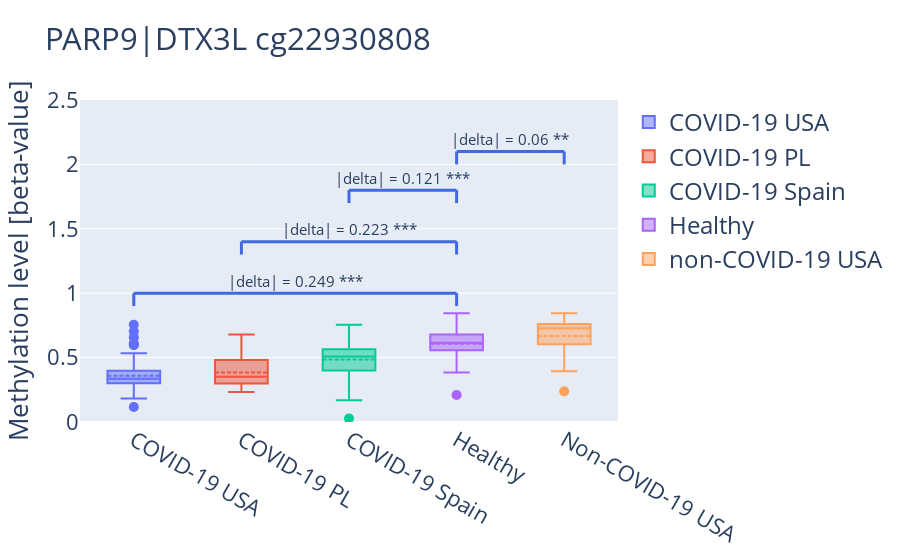
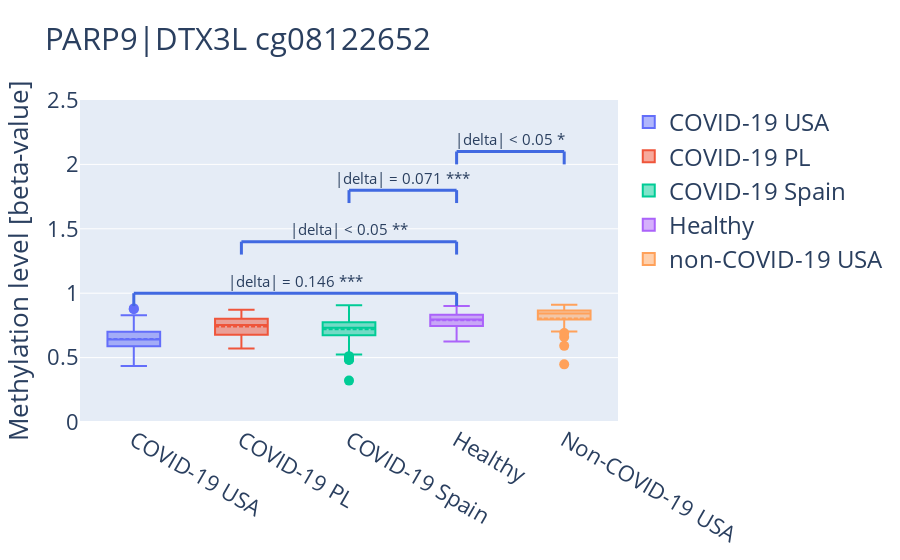
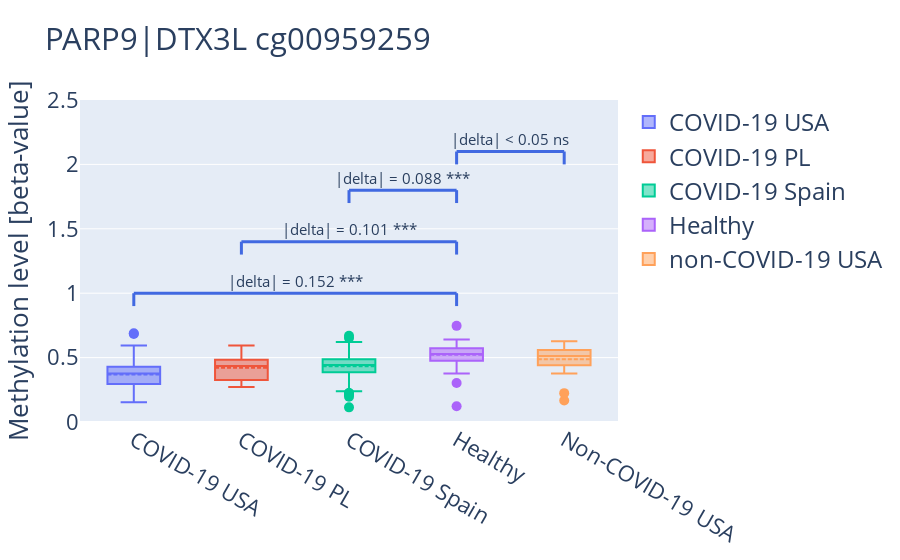
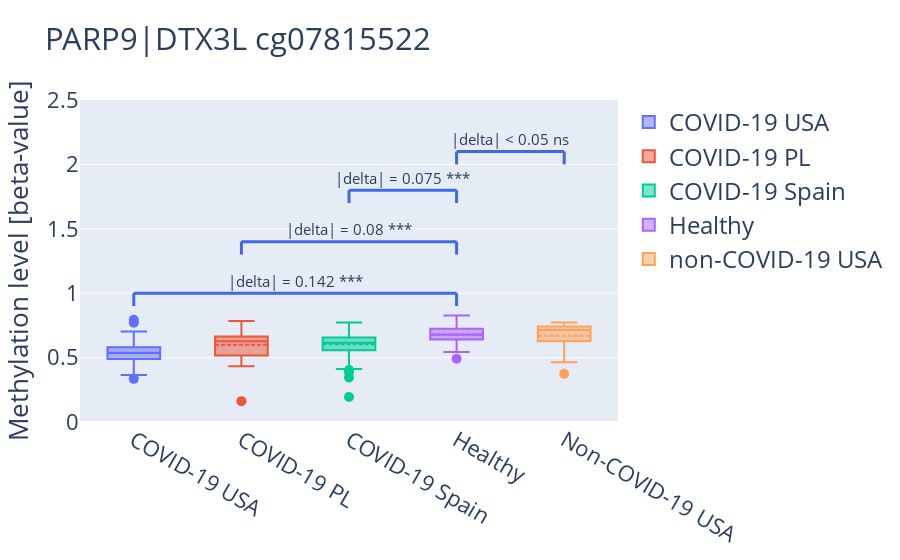

The notebook cell saved with these charts, in order:
### Code cell
for gene, probe in probes_to_check.items():

    # Load beta-values for specific CpG in COVID PL / USA / SPAIN / non-COVID and healthy controls
    met_usa = usa_mynorm.loc[probe].values.flatten()
    met_pl = pl_mynorm.loc[probe].values.flatten()
    met_spain = spain_mynorm.loc[probe].values.flatten()
    met_control = control_mynorm.loc[probe].values.flatten()
    met_control_non_covid = non_covid_control_mynorm.loc[probe].values.flatten()

    # Create figure object
    fig = go.Figure()

    # Add trace for USA samples
    fig.add_trace(
        go.Box(
            x=["COVID-19 USA"] * len(met_usa),
            y=met_usa,
            name="COVID-19 USA",
            boxmean=True,
        )
    )

    # Add trace for PL samples
    fig.add_trace(
        go.Box(
            x=["COVID-19 PL"] * len(met_pl),
            y=met_pl,
            name="COVID-19 PL",
            boxmean=True,
        )
    )

    # Add trace for Spain samples
    fig.add_trace(
        go.Box(
            x=["COVID-19 Spain"] * len(met_spain),
            y=met_spain,
            name="COVID-19 Spain",
            boxmean=True,
        )
    )

    # Add trace for healthy
    fig.add_trace(
        go.Box(
            x=["Healthy"] * len(met_control),
            y=met_control,
            name="Healthy",
            boxmean=True,
        )
    )

    # Add trace for non-covid-19
    fig.add_trace(
        go.Box(
            x=["Non-COVID-19 USA"] * len(met_control_non_covid),
            y=met_control_non_covid,
            name="non-COVID-19 USA",
            boxmean=True,
        )
    )
    fig.update_layout(
        title=f"{gene}",
        yaxis_title=f"Methylation level [beta-value]",
        legend_title="Legend",
        yaxis=dict(range=[0, 2.5], autorange=False),
        legend=dict(font=dict(size=24), title=""),
        font=dict(size=22),
    )

    # Add pvalue
    usa_control, delta_usa_control = test(met_usa, met_control)
    pl_control, delta_pl_control = test(met_pl, met_control)
    spain_control, delta_spain_control = test(met_spain, met_control)

    control_vs_noncovid, delta_control_vs_noncovid = test(
        met_control, met_control_non_covid
    )

    pvals = [usa_control, pl_control, spain_control, control_vs_noncovid]
    _, adj_pvals, _, _ = multipletests(pvals, method="fdr_bh")

    usa_control, pl_control, spain_control, control_vs_noncovid = adj_pvals

    fig = add_p_val(fig, usa_control, delta_usa_control, loc_x=(0, 3), loc_y=1)
    fig = add_p_val(fig, pl_control, delta_pl_control, loc_x=(1, 3), loc_y=1.4)
    fig = add_p_val(fig, spain_control, delta_spain_control, loc_x=(2, 3), loc_y=1.8)
    fig = add_p_val(
        fig, control_vs_noncovid, delta_control_vs_noncovid, loc_x=(3, 4), loc_y=2.1
    )

    fig.update_traces(marker=dict(size=10))

    fig.write_image(f"../Plots/MethTracks/{gene}.jpg")
    fig.show()

### Figure 1 — Plotly figure (JSON) as saved in the notebook; plotly's stock layout.template omitted (floating-point values rounded to 4 significant figures; data arrays with more than 128 entries replaced by an {"elided": "..."} marker saying what was removed)
{"data": [{"boxmean": true, "marker": {"size": 10}, "name": "COVID-19 USA", "type": "box", "x": ["COVID-19 USA", "COVID-19 USA", "COVID-19 USA", "COVID-19 USA", "COVID-19 USA", "COVID-19 USA", "COVID-19 USA", "COVID-19 USA", "COVID-19 USA", "COVID-19 USA", "COVID-19 USA", "COVID-19 USA", "COVID-19 USA", "COVID-19 USA", "COVID-19 USA", "COVID-19 USA", "COVID-19 USA", "COVID-19 USA", "COVID-19 USA", "COVID-19 USA", "COVID-19 USA", "COVID-19 USA", "COVID-19 USA", "COVID-19 USA", "COVID-19 USA", "COVID-19 USA", "COVID-19 USA", "COVID-19 USA", "COVID-19 USA", "COVID-19 USA", "COVID-19 USA", "COVID-19 USA", "COVID-19 USA", "COVID-19 USA", "COVID-19 USA", "COVID-19 USA", "COVID-19 USA", "COVID-19 USA", "COVID-19 USA", "COVID-19 USA", "COVID-19 USA", "COVID-19 USA", "COVID-19 USA", "COVID-19 USA", "COVID-19 USA", "COVID-19 USA", "COVID-19 USA", "COVID-19 USA", "COVID-19 USA", "COVID-19 USA", "COVID-19 USA", "COVID-19 USA", "COVID-19 USA", "COVID-19 USA", "COVID-19 USA", "COVID-19 USA", "COVID-19 USA", "COVID-19 USA", "COVID-19 USA", "COVID-19 USA", "COVID-19 USA", "COVID-19 USA", "COVID-19 USA", "COVID-19 USA", "COVID-19 USA", "COVID-19 USA", "COVID-19 USA", "COVID-19 USA", "COVID-19 USA", "COVID-19 USA", "COVID-19 USA", "COVID-19 USA", "COVID-19 USA", "COVID-19 USA", "COVID-19 USA", "COVID-19 USA", "COVID-19 USA", "COVID-19 USA", "COVID-19 USA", "COVID-19 USA", "COVID-19 USA", "COVID-19 USA", "COVID-19 USA", "COVID-19 USA", "COVID-19 USA", "COVID-19 USA", "COVID-19 USA", "COVID-19 USA", "COVID-19 USA", "COVID-19 USA", "COVID-19 USA", "COVID-19 USA", "COVID-19 USA", "COVID-19 USA", "COVID-19 USA", "COVID-19 USA", "COVID-19 USA", "COVID-19 USA", "COVID-19 USA", "COVID-19 USA", "COVID-19 USA", "COVID-19 USA"], "y": [0.427, 0.3522, 0.2955, 0.5138, 0.3748, 0.183, 0.3188, 0.3325, 0.3109, 0.4591, 0.4581, 0.2571, 0.2309, 0.284, 0.3641, 0.2978, 0.2796, 0.4259, 0.2641, 0.4721, 0.6568, 0.2622, 0.2617, 0.3182, 0.3861, 0.3624, 0.3658, 0.4227, 0.3553, 0.3314, 0.3197, 0.2917, 0.3123, 0.375, 0.2885, 0.3387, 0.3336, 0.3996, 0.7045, 0.2965, 0.3192, 0.3999, 0.3051, 0.3757, 0.3726, 0.5974, 0.3023, 0.5334, 0.7547, 0.5267, 0.3877, 0.3329, 0.4382, 0.2624, 0.3039, 0.2281, 0.3379, 0.3082, 0.3591, 0.4701, 0.3409, 0.3517, 0.2223, 0.3254, 0.4003, 0.3599, 0.3311, 0.5975, 0.3337, 0.3444, 0.3009, 0.3288, 0.2995, 0.2504, 0.4497, 0.2351, 0.2381, 0.4438, 0.3713, 0.3228, 0.4311, 0.3138, 0.3379, 0.4423, 0.3492, 0.3972, 0.2461, 0.3705, 0.306, 0.3563, 0.117, 0.2492, 0.4198, 0.3297, 0.3538, 0.2955, 0.6108, 0.3019, 0.392, 0.3042, 0.2917, 0.3249]}, {"boxmean": true, "marker": {"size": 10}, "name": "COVID-19 PL", "type": "box", "x": ["COVID-19 PL", "COVID-19 PL", "COVID-19 PL", "COVID-19 PL", "COVID-19 PL", "COVID-19 PL", "COVID-19 PL", "COVID-19 PL", "COVID-19 PL", "COVID-19 PL", "COVID-19 PL", "COVID-19 PL", "COVID-19 PL", "COVID-19 PL", "COVID-19 PL", "COVID-19 PL", "COVID-19 PL", "COVID-19 PL", "COVID-19 PL", "COVID-19 PL", "COVID-19 PL", "COVID-19 PL", "COVID-19 PL", "COVID-19 PL", "COVID-19 PL", "COVID-19 PL", "COVID-19 PL", "COVID-19 PL", "COVID-19 PL", "COVID-19 PL", "COVID-19 PL", "COVID-19 PL"], "y": [0.5489, 0.3108, 0.6019, 0.269, 0.2729, 0.2618, 0.2551, 0.5258, 0.3836, 0.3303, 0.2989, 0.4202, 0.2459, 0.5097, 0.6022, 0.3711, 0.4485, 0.4738, 0.4902, 0.3016, 0.3013, 0.3039, 0.2983, 0.373, 0.6801, 0.303, 0.3843, 0.3072, 0.2331, 0.3839, 0.2557, 0.5413]}, {"boxmean": true, "marker": {"size": 10}, "name": "COVID-19 Spain", "type": "box", "x": {"elided": "407 str values"}, "y": {"elided": "407 float values"}}, {"boxmean": true, "marker": {"size": 10}, "name": "Healthy", "type": "box", "x": ["Healthy", "Healthy", "Healthy", "Healthy", "Healthy", "Healthy", "Healthy", "Healthy", "Healthy", "Healthy", "Healthy", "Healthy", "Healthy", "Healthy", "Healthy", "Healthy", "Healthy", "Healthy", "Healthy", "Healthy", "Healthy", "Healthy", "Healthy", "Healthy", "Healthy", "Healthy", "Healthy", "Healthy", "Healthy", "Healthy", "Healthy", "Healthy", "Healthy", "Healthy", "Healthy", "Healthy", "Healthy", "Healthy", "Healthy", "Healthy", "Healthy", "Healthy", "Healthy", "Healthy", "Healthy", "Healthy", "Healthy", "Healthy", "Healthy", "Healthy", "Healthy", "Healthy", "Healthy", "Healthy", "Healthy", "Healthy", "Healthy", "Healthy", "Healthy", "Healthy", "Healthy", "Healthy", "Healthy", "Healthy", "Healthy", "Healthy", "Healthy", "Healthy", "Healthy", "Healthy", "Healthy", "Healthy", "Healthy", "Healthy", "Healthy", "Healthy", "Healthy", "Healthy", "Healthy", "Healthy", "Healthy", "Healthy", "Healthy"], "y": [0.6275, 0.5964, 0.515, 0.7436, 0.6773, 0.6931, 0.6124, 0.643, 0.6229, 0.5776, 0.6994, 0.8438, 0.6276, 0.6692, 0.5725, 0.5709, 0.5526, 0.6429, 0.7222, 0.5583, 0.6328, 0.4378, 0.6297, 0.6895, 0.4932, 0.637, 0.7302, 0.4719, 0.7411, 0.6798, 0.6956, 0.699, 0.5557, 0.6074, 0.7222, 0.7078, 0.3842, 0.6398, 0.7517, 0.4929, 0.5693, 0.622, 0.6496, 0.5616, 0.794, 0.6155, 0.6463, 0.6615, 0.5188, 0.3874, 0.7783, 0.5099, 0.6346, 0.5903, 0.4414, 0.5919, 0.671, 0.7076, 0.5394, 0.51, 0.5837, 0.7052, 0.5692, 0.6179, 0.6024, 0.5232, 0.2102, 0.7123, 0.676, 0.6934, 0.6395, 0.5751, 0.5795, 0.5603, 0.5647, 0.6915, 0.5209, 0.473, 0.5515, 0.4571, 0.5173, 0.6013, 0.6054]}, {"boxmean": true, "marker": {"size": 10}, "name": "non-COVID-19 USA", "type": "box", "x": ["Non-COVID-19 USA", "Non-COVID-19 USA", "Non-COVID-19 USA", "Non-COVID-19 USA", "Non-COVID-19 USA", "Non-COVID-19 USA", "Non-COVID-19 USA", "Non-COVID-19 USA", "Non-COVID-19 USA", "Non-COVID-19 USA", "Non-COVID-19 USA", "Non-COVID-19 USA", "Non-COVID-19 USA", "Non-COVID-19 USA", "Non-COVID-19 USA", "Non-COVID-19 USA", "Non-COVID-19 USA", "Non-COVID-19 USA", "Non-COVID-19 USA", "Non-COVID-19 USA", "Non-COVID-19 USA", "Non-COVID-19 USA", "Non-COVID-19 USA", "Non-COVID-19 USA", "Non-COVID-19 USA", "Non-COVID-19 USA"], "y": [0.238, 0.8102, 0.4049, 0.7555, 0.7305, 0.6193, 0.6786, 0.7733, 0.5938, 0.7833, 0.8434, 0.76, 0.5944, 0.7454, 0.7166, 0.432, 0.6918, 0.3931, 0.7234, 0.672, 0.7696, 0.745, 0.7824, 0.7373, 0.6039, 0.7391]}], "layout": {"annotations": [{"font": {"size": 15}, "showarrow": false, "text": "|delta| = 0.249 ***", "x": 1.5, "y": 1.095}, {"font": {"size": 15}, "showarrow": false, "text": "|delta| = 0.223 ***", "x": 2, "y": 1.495}, {"font": {"size": 15}, "showarrow": false, "text": "|delta| = 0.121 ***", "x": 2.5, "y": 1.895}, {"font": {"size": 15}, "showarrow": false, "text": "|delta| = 0.06 **", "x": 3.5, "y": 2.195}], "autosize": true, "font": {"size": 22}, "legend": {"font": {"size": 24}, "title": {"text": ""}}, "shapes": [{"line": {"color": "RoyalBlue", "width": 3}, "type": "line", "x0": 0, "x1": 3, "y0": 1, "y1": 1}, {"line": {"color": "RoyalBlue", "width": 3}, "type": "line", "x0": 0, "x1": 0, "y0": 1, "y1": 0.9}, {"line": {"color": "RoyalBlue", "width": 3}, "type": "line", "x0": 3, "x1": 3, "y0": 1, "y1": 0.9}, {"line": {"color": "RoyalBlue", "width": 3}, "type": "line", "x0": 1, "x1": 3, "y0": 1.4, "y1": 1.4}, {"line": {"color": "RoyalBlue", "width": 3}, "type": "line", "x0": 1, "x1": 1, "y0": 1.4, "y1": 1.3}, {"line": {"color": "RoyalBlue", "width": 3}, "type": "line", "x0": 3, "x1": 3, "y0": 1.4, "y1": 1.3}, {"line": {"color": "RoyalBlue", "width": 3}, "type": "line", "x0": 2, "x1": 3, "y0": 1.8, "y1": 1.8}, {"line": {"color": "RoyalBlue", "width": 3}, "type": "line", "x0": 2, "x1": 2, "y0": 1.8, "y1": 1.7}, {"line": {"color": "RoyalBlue", "width": 3}, "type": "line", "x0": 3, "x1": 3, "y0": 1.8, "y1": 1.7}, {"line": {"color": "RoyalBlue", "width": 3}, "type": "line", "x0": 3, "x1": 4, "y0": 2.1, "y1": 2.1}, {"line": {"color": "RoyalBlue", "width": 3}, "type": "line", "x0": 3, "x1": 3, "y0": 2.1, "y1": 2}, {"line": {"color": "RoyalBlue", "width": 3}, "type": "line", "x0": 4, "x1": 4, "y0": 2.1, "y1": 2}], "title": {"text": "PARP9|DTX3L cg22930808"}, "xaxis": {"autorange": true, "range": [-0.5, 4.5], "type": "category"}, "yaxis": {"autorange": false, "range": [0, 2.5], "title": {"text": "Methylation level [beta-value]"}, "type": "linear"}}}

### Figure 2 — Plotly figure (JSON) as saved in the notebook; plotly's stock layout.template omitted (floating-point values rounded to 4 significant figures; data arrays with more than 128 entries replaced by an {"elided": "..."} marker saying what was removed)
{"data": [{"boxmean": true, "marker": {"size": 10}, "name": "COVID-19 USA", "type": "box", "x": ["COVID-19 USA", "COVID-19 USA", "COVID-19 USA", "COVID-19 USA", "COVID-19 USA", "COVID-19 USA", "COVID-19 USA", "COVID-19 USA", "COVID-19 USA", "COVID-19 USA", "COVID-19 USA", "COVID-19 USA", "COVID-19 USA", "COVID-19 USA", "COVID-19 USA", "COVID-19 USA", "COVID-19 USA", "COVID-19 USA", "COVID-19 USA", "COVID-19 USA", "COVID-19 USA", "COVID-19 USA", "COVID-19 USA", "COVID-19 USA", "COVID-19 USA", "COVID-19 USA", "COVID-19 USA", "COVID-19 USA", "COVID-19 USA", "COVID-19 USA", "COVID-19 USA", "COVID-19 USA", "COVID-19 USA", "COVID-19 USA", "COVID-19 USA", "COVID-19 USA", "COVID-19 USA", "COVID-19 USA", "COVID-19 USA", "COVID-19 USA", "COVID-19 USA", "COVID-19 USA", "COVID-19 USA", "COVID-19 USA", "COVID-19 USA", "COVID-19 USA", "COVID-19 USA", "COVID-19 USA", "COVID-19 USA", "COVID-19 USA", "COVID-19 USA", "COVID-19 USA", "COVID-19 USA", "COVID-19 USA", "COVID-19 USA", "COVID-19 USA", "COVID-19 USA", "COVID-19 USA", "COVID-19 USA", "COVID-19 USA", "COVID-19 USA", "COVID-19 USA", "COVID-19 USA", "COVID-19 USA", "COVID-19 USA", "COVID-19 USA", "COVID-19 USA", "COVID-19 USA", "COVID-19 USA", "COVID-19 USA", "COVID-19 USA", "COVID-19 USA", "COVID-19 USA", "COVID-19 USA", "COVID-19 USA", "COVID-19 USA", "COVID-19 USA", "COVID-19 USA", "COVID-19 USA", "COVID-19 USA", "COVID-19 USA", "COVID-19 USA", "COVID-19 USA", "COVID-19 USA", "COVID-19 USA", "COVID-19 USA", "COVID-19 USA", "COVID-19 USA", "COVID-19 USA", "COVID-19 USA", "COVID-19 USA", "COVID-19 USA", "COVID-19 USA", "COVID-19 USA", "COVID-19 USA", "COVID-19 USA", "COVID-19 USA", "COVID-19 USA", "COVID-19 USA", "COVID-19 USA", "COVID-19 USA", "COVID-19 USA"], "y": [0.786, 0.712, 0.6363, 0.7743, 0.6394, 0.5419, 0.6555, 0.5507, 0.5356, 0.768, 0.7895, 0.6785, 0.4346, 0.6811, 0.7679, 0.5871, 0.5033, 0.6269, 0.608, 0.6729, 0.7994, 0.4893, 0.5989, 0.666, 0.5941, 0.603, 0.6729, 0.5869, 0.5872, 0.7, 0.5532, 0.629, 0.5463, 0.7177, 0.491, 0.6805, 0.7056, 0.7191, 0.8755, 0.7015, 0.6984, 0.5503, 0.5217, 0.5456, 0.6249, 0.6886, 0.5285, 0.5905, 0.8819, 0.5926, 0.7129, 0.6207, 0.6265, 0.6558, 0.6559, 0.6653, 0.4984, 0.5959, 0.7202, 0.6001, 0.6225, 0.6111, 0.5162, 0.6661, 0.6503, 0.7633, 0.633, 0.6458, 0.6122, 0.6927, 0.6187, 0.6538, 0.5096, 0.6229, 0.6744, 0.6238, 0.5584, 0.7496, 0.64, 0.6892, 0.7143, 0.569, 0.7, 0.8294, 0.701, 0.7406, 0.5012, 0.7085, 0.6767, 0.5767, 0.6224, 0.5701, 0.6608, 0.7211, 0.7552, 0.6043, 0.8161, 0.6476, 0.547, 0.6276, 0.5524, 0.6779]}, {"boxmean": true, "marker": {"size": 10}, "name": "COVID-19 PL", "type": "box", "x": ["COVID-19 PL", "COVID-19 PL", "COVID-19 PL", "COVID-19 PL", "COVID-19 PL", "COVID-19 PL", "COVID-19 PL", "COVID-19 PL", "COVID-19 PL", "COVID-19 PL", "COVID-19 PL", "COVID-19 PL", "COVID-19 PL", "COVID-19 PL", "COVID-19 PL", "COVID-19 PL", "COVID-19 PL", "COVID-19 PL", "COVID-19 PL", "COVID-19 PL", "COVID-19 PL", "COVID-19 PL", "COVID-19 PL", "COVID-19 PL", "COVID-19 PL", "COVID-19 PL", "COVID-19 PL", "COVID-19 PL", "COVID-19 PL", "COVID-19 PL", "COVID-19 PL", "COVID-19 PL"], "y": [0.8145, 0.7305, 0.8478, 0.7322, 0.6748, 0.6783, 0.5716, 0.7975, 0.8101, 0.7645, 0.7378, 0.7472, 0.6244, 0.8052, 0.7941, 0.6872, 0.8395, 0.7794, 0.7368, 0.5756, 0.6628, 0.8712, 0.7494, 0.7817, 0.8687, 0.6152, 0.7556, 0.7718, 0.6478, 0.7995, 0.651, 0.8195]}, {"boxmean": true, "marker": {"size": 10}, "name": "COVID-19 Spain", "type": "box", "x": {"elided": "407 str values"}, "y": {"elided": "407 float values"}}, {"boxmean": true, "marker": {"size": 10}, "name": "Healthy", "type": "box", "x": ["Healthy", "Healthy", "Healthy", "Healthy", "Healthy", "Healthy", "Healthy", "Healthy", "Healthy", "Healthy", "Healthy", "Healthy", "Healthy", "Healthy", "Healthy", "Healthy", "Healthy", "Healthy", "Healthy", "Healthy", "Healthy", "Healthy", "Healthy", "Healthy", "Healthy", "Healthy", "Healthy", "Healthy", "Healthy", "Healthy", "Healthy", "Healthy", "Healthy", "Healthy", "Healthy", "Healthy", "Healthy", "Healthy", "Healthy", "Healthy", "Healthy", "Healthy", "Healthy", "Healthy", "Healthy", "Healthy", "Healthy", "Healthy", "Healthy", "Healthy", "Healthy", "Healthy", "Healthy", "Healthy", "Healthy", "Healthy", "Healthy", "Healthy", "Healthy", "Healthy", "Healthy", "Healthy", "Healthy", "Healthy", "Healthy", "Healthy", "Healthy", "Healthy", "Healthy", "Healthy", "Healthy", "Healthy", "Healthy", "Healthy", "Healthy", "Healthy", "Healthy", "Healthy", "Healthy", "Healthy", "Healthy", "Healthy", "Healthy"], "y": [0.788, 0.8654, 0.7404, 0.8318, 0.8242, 0.841, 0.833, 0.7522, 0.8074, 0.7847, 0.8819, 0.9, 0.7833, 0.8472, 0.7845, 0.79, 0.7474, 0.8018, 0.8522, 0.8258, 0.8209, 0.7251, 0.7536, 0.8246, 0.7178, 0.7962, 0.8717, 0.6802, 0.8753, 0.7918, 0.8608, 0.8094, 0.7517, 0.8264, 0.8615, 0.8086, 0.6633, 0.7747, 0.8593, 0.6841, 0.7458, 0.7967, 0.8408, 0.707, 0.8906, 0.771, 0.842, 0.8119, 0.7005, 0.6693, 0.8743, 0.7407, 0.792, 0.7231, 0.695, 0.8236, 0.8198, 0.8916, 0.6905, 0.7641, 0.7429, 0.8265, 0.7178, 0.821, 0.7659, 0.836, 0.6258, 0.8256, 0.8437, 0.8618, 0.8336, 0.8098, 0.8064, 0.7527, 0.7387, 0.8699, 0.7633, 0.7397, 0.7905, 0.6997, 0.7172, 0.7788, 0.8024]}, {"boxmean": true, "marker": {"size": 10}, "name": "non-COVID-19 USA", "type": "box", "x": ["Non-COVID-19 USA", "Non-COVID-19 USA", "Non-COVID-19 USA", "Non-COVID-19 USA", "Non-COVID-19 USA", "Non-COVID-19 USA", "Non-COVID-19 USA", "Non-COVID-19 USA", "Non-COVID-19 USA", "Non-COVID-19 USA", "Non-COVID-19 USA", "Non-COVID-19 USA", "Non-COVID-19 USA", "Non-COVID-19 USA", "Non-COVID-19 USA", "Non-COVID-19 USA", "Non-COVID-19 USA", "Non-COVID-19 USA", "Non-COVID-19 USA", "Non-COVID-19 USA", "Non-COVID-19 USA", "Non-COVID-19 USA", "Non-COVID-19 USA", "Non-COVID-19 USA", "Non-COVID-19 USA", "Non-COVID-19 USA"], "y": [0.4474, 0.8821, 0.5912, 0.8835, 0.8504, 0.7786, 0.8258, 0.8412, 0.8362, 0.9004, 0.9112, 0.853, 0.703, 0.8648, 0.8595, 0.6906, 0.8151, 0.6599, 0.8001, 0.7962, 0.8732, 0.8691, 0.8515, 0.8439, 0.8155, 0.8625]}], "layout": {"annotations": [{"font": {"size": 15}, "showarrow": false, "text": "|delta| = 0.146 ***", "x": 1.5, "y": 1.095}, {"font": {"size": 15}, "showarrow": false, "text": "|delta| < 0.05 **", "x": 2, "y": 1.495}, {"font": {"size": 15}, "showarrow": false, "text": "|delta| = 0.071 ***", "x": 2.5, "y": 1.895}, {"font": {"size": 15}, "showarrow": false, "text": "|delta| < 0.05 *", "x": 3.5, "y": 2.195}], "autosize": true, "font": {"size": 22}, "legend": {"font": {"size": 24}, "title": {"text": ""}}, "shapes": [{"line": {"color": "RoyalBlue", "width": 3}, "type": "line", "x0": 0, "x1": 3, "y0": 1, "y1": 1}, {"line": {"color": "RoyalBlue", "width": 3}, "type": "line", "x0": 0, "x1": 0, "y0": 1, "y1": 0.9}, {"line": {"color": "RoyalBlue", "width": 3}, "type": "line", "x0": 3, "x1": 3, "y0": 1, "y1": 0.9}, {"line": {"color": "RoyalBlue", "width": 3}, "type": "line", "x0": 1, "x1": 3, "y0": 1.4, "y1": 1.4}, {"line": {"color": "RoyalBlue", "width": 3}, "type": "line", "x0": 1, "x1": 1, "y0": 1.4, "y1": 1.3}, {"line": {"color": "RoyalBlue", "width": 3}, "type": "line", "x0": 3, "x1": 3, "y0": 1.4, "y1": 1.3}, {"line": {"color": "RoyalBlue", "width": 3}, "type": "line", "x0": 2, "x1": 3, "y0": 1.8, "y1": 1.8}, {"line": {"color": "RoyalBlue", "width": 3}, "type": "line", "x0": 2, "x1": 2, "y0": 1.8, "y1": 1.7}, {"line": {"color": "RoyalBlue", "width": 3}, "type": "line", "x0": 3, "x1": 3, "y0": 1.8, "y1": 1.7}, {"line": {"color": "RoyalBlue", "width": 3}, "type": "line", "x0": 3, "x1": 4, "y0": 2.1, "y1": 2.1}, {"line": {"color": "RoyalBlue", "width": 3}, "type": "line", "x0": 3, "x1": 3, "y0": 2.1, "y1": 2}, {"line": {"color": "RoyalBlue", "width": 3}, "type": "line", "x0": 4, "x1": 4, "y0": 2.1, "y1": 2}], "title": {"text": "PARP9|DTX3L cg08122652"}, "xaxis": {"autorange": true, "range": [-0.5, 4.5], "type": "category"}, "yaxis": {"autorange": false, "range": [0, 2.5], "title": {"text": "Methylation level [beta-value]"}, "type": "linear"}}}

### Figure 3 — Plotly figure (JSON) as saved in the notebook; plotly's stock layout.template omitted (floating-point values rounded to 4 significant figures; data arrays with more than 128 entries replaced by an {"elided": "..."} marker saying what was removed)
{"data": [{"boxmean": true, "marker": {"size": 10}, "name": "COVID-19 USA", "type": "box", "x": ["COVID-19 USA", "COVID-19 USA", "COVID-19 USA", "COVID-19 USA", "COVID-19 USA", "COVID-19 USA", "COVID-19 USA", "COVID-19 USA", "COVID-19 USA", "COVID-19 USA", "COVID-19 USA", "COVID-19 USA", "COVID-19 USA", "COVID-19 USA", "COVID-19 USA", "COVID-19 USA", "COVID-19 USA", "COVID-19 USA", "COVID-19 USA", "COVID-19 USA", "COVID-19 USA", "COVID-19 USA", "COVID-19 USA", "COVID-19 USA", "COVID-19 USA", "COVID-19 USA", "COVID-19 USA", "COVID-19 USA", "COVID-19 USA", "COVID-19 USA", "COVID-19 USA", "COVID-19 USA", "COVID-19 USA", "COVID-19 USA", "COVID-19 USA", "COVID-19 USA", "COVID-19 USA", "COVID-19 USA", "COVID-19 USA", "COVID-19 USA", "COVID-19 USA", "COVID-19 USA", "COVID-19 USA", "COVID-19 USA", "COVID-19 USA", "COVID-19 USA", "COVID-19 USA", "COVID-19 USA", "COVID-19 USA", "COVID-19 USA", "COVID-19 USA", "COVID-19 USA", "COVID-19 USA", "COVID-19 USA", "COVID-19 USA", "COVID-19 USA", "COVID-19 USA", "COVID-19 USA", "COVID-19 USA", "COVID-19 USA", "COVID-19 USA", "COVID-19 USA", "COVID-19 USA", "COVID-19 USA", "COVID-19 USA", "COVID-19 USA", "COVID-19 USA", "COVID-19 USA", "COVID-19 USA", "COVID-19 USA", "COVID-19 USA", "COVID-19 USA", "COVID-19 USA", "COVID-19 USA", "COVID-19 USA", "COVID-19 USA", "COVID-19 USA", "COVID-19 USA", "COVID-19 USA", "COVID-19 USA", "COVID-19 USA", "COVID-19 USA", "COVID-19 USA", "COVID-19 USA", "COVID-19 USA", "COVID-19 USA", "COVID-19 USA", "COVID-19 USA", "COVID-19 USA", "COVID-19 USA", "COVID-19 USA", "COVID-19 USA", "COVID-19 USA", "COVID-19 USA", "COVID-19 USA", "COVID-19 USA", "COVID-19 USA", "COVID-19 USA", "COVID-19 USA", "COVID-19 USA", "COVID-19 USA", "COVID-19 USA"], "y": [0.5024, 0.421, 0.4186, 0.4955, 0.3967, 0.2423, 0.3777, 0.3055, 0.2142, 0.4749, 0.5933, 0.4283, 0.1721, 0.3649, 0.453, 0.2857, 0.2552, 0.3796, 0.3836, 0.3272, 0.4584, 0.2635, 0.3762, 0.4158, 0.2988, 0.3386, 0.4261, 0.267, 0.3294, 0.4993, 0.2951, 0.3104, 0.2548, 0.5028, 0.1862, 0.4134, 0.5097, 0.4651, 0.6896, 0.4919, 0.4092, 0.2578, 0.3114, 0.2599, 0.3667, 0.3251, 0.1528, 0.3074, 0.6837, 0.3842, 0.3877, 0.2976, 0.3916, 0.3783, 0.4042, 0.3752, 0.2024, 0.3137, 0.4376, 0.2869, 0.3084, 0.3251, 0.2534, 0.3844, 0.4297, 0.458, 0.3277, 0.2637, 0.29, 0.4442, 0.3491, 0.2908, 0.2588, 0.3641, 0.3723, 0.3389, 0.3001, 0.5057, 0.3648, 0.4105, 0.482, 0.2956, 0.4605, 0.527, 0.4035, 0.4075, 0.244, 0.4784, 0.4058, 0.2914, 0.2781, 0.2742, 0.3848, 0.4299, 0.4472, 0.396, 0.4913, 0.3614, 0.2476, 0.4005, 0.3066, 0.4286]}, {"boxmean": true, "marker": {"size": 10}, "name": "COVID-19 PL", "type": "box", "x": ["COVID-19 PL", "COVID-19 PL", "COVID-19 PL", "COVID-19 PL", "COVID-19 PL", "COVID-19 PL", "COVID-19 PL", "COVID-19 PL", "COVID-19 PL", "COVID-19 PL", "COVID-19 PL", "COVID-19 PL", "COVID-19 PL", "COVID-19 PL", "COVID-19 PL", "COVID-19 PL", "COVID-19 PL", "COVID-19 PL", "COVID-19 PL", "COVID-19 PL", "COVID-19 PL", "COVID-19 PL", "COVID-19 PL", "COVID-19 PL", "COVID-19 PL", "COVID-19 PL", "COVID-19 PL", "COVID-19 PL", "COVID-19 PL", "COVID-19 PL", "COVID-19 PL", "COVID-19 PL"], "y": [0.576, 0.4333, 0.5943, 0.3251, 0.385, 0.3368, 0.2818, 0.4783, 0.5005, 0.4236, 0.4653, 0.4999, 0.3897, 0.466, 0.4623, 0.2836, 0.5454, 0.4594, 0.4, 0.3259, 0.4397, 0.4386, 0.4883, 0.3255, 0.5773, 0.2955, 0.3984, 0.438, 0.3247, 0.3254, 0.2708, 0.4969]}, {"boxmean": true, "marker": {"size": 10}, "name": "COVID-19 Spain", "type": "box", "x": {"elided": "407 str values"}, "y": {"elided": "407 float values"}}, {"boxmean": true, "marker": {"size": 10}, "name": "Healthy", "type": "box", "x": ["Healthy", "Healthy", "Healthy", "Healthy", "Healthy", "Healthy", "Healthy", "Healthy", "Healthy", "Healthy", "Healthy", "Healthy", "Healthy", "Healthy", "Healthy", "Healthy", "Healthy", "Healthy", "Healthy", "Healthy", "Healthy", "Healthy", "Healthy", "Healthy", "Healthy", "Healthy", "Healthy", "Healthy", "Healthy", "Healthy", "Healthy", "Healthy", "Healthy", "Healthy", "Healthy", "Healthy", "Healthy", "Healthy", "Healthy", "Healthy", "Healthy", "Healthy", "Healthy", "Healthy", "Healthy", "Healthy", "Healthy", "Healthy", "Healthy", "Healthy", "Healthy", "Healthy", "Healthy", "Healthy", "Healthy", "Healthy", "Healthy", "Healthy", "Healthy", "Healthy", "Healthy", "Healthy", "Healthy", "Healthy", "Healthy", "Healthy", "Healthy", "Healthy", "Healthy", "Healthy", "Healthy", "Healthy", "Healthy", "Healthy", "Healthy", "Healthy", "Healthy", "Healthy", "Healthy", "Healthy", "Healthy", "Healthy", "Healthy"], "y": [0.4713, 0.435, 0.4793, 0.5249, 0.5609, 0.5758, 0.5508, 0.5176, 0.5213, 0.4246, 0.6385, 0.5859, 0.502, 0.5358, 0.5096, 0.5461, 0.5562, 0.4992, 0.6412, 0.5209, 0.5636, 0.5257, 0.4959, 0.6311, 0.4881, 0.6137, 0.6232, 0.3769, 0.6257, 0.5322, 0.5761, 0.5978, 0.4511, 0.5282, 0.5815, 0.5734, 0.5114, 0.4663, 0.6161, 0.4455, 0.4918, 0.5677, 0.5157, 0.5339, 0.7464, 0.5425, 0.582, 0.6011, 0.3961, 0.4458, 0.5776, 0.4698, 0.5401, 0.4038, 0.4357, 0.5347, 0.5324, 0.6149, 0.4398, 0.4195, 0.4781, 0.559, 0.4335, 0.5129, 0.5605, 0.5078, 0.1225, 0.5856, 0.6158, 0.5717, 0.6252, 0.5711, 0.5558, 0.4578, 0.4421, 0.5539, 0.4871, 0.4945, 0.4555, 0.3032, 0.4745, 0.5118, 0.5703]}, {"boxmean": true, "marker": {"size": 10}, "name": "non-COVID-19 USA", "type": "box", "x": ["Non-COVID-19 USA", "Non-COVID-19 USA", "Non-COVID-19 USA", "Non-COVID-19 USA", "Non-COVID-19 USA", "Non-COVID-19 USA", "Non-COVID-19 USA", "Non-COVID-19 USA", "Non-COVID-19 USA", "Non-COVID-19 USA", "Non-COVID-19 USA", "Non-COVID-19 USA", "Non-COVID-19 USA", "Non-COVID-19 USA", "Non-COVID-19 USA", "Non-COVID-19 USA", "Non-COVID-19 USA", "Non-COVID-19 USA", "Non-COVID-19 USA", "Non-COVID-19 USA", "Non-COVID-19 USA", "Non-COVID-19 USA", "Non-COVID-19 USA", "Non-COVID-19 USA", "Non-COVID-19 USA", "Non-COVID-19 USA"], "y": [0.1666, 0.5085, 0.2242, 0.6262, 0.5813, 0.5013, 0.5233, 0.48, 0.5363, 0.5788, 0.5635, 0.5307, 0.4173, 0.5666, 0.5066, 0.3906, 0.4241, 0.3765, 0.4471, 0.4411, 0.5047, 0.5333, 0.6129, 0.5419, 0.5165, 0.5599]}], "layout": {"annotations": [{"font": {"size": 15}, "showarrow": false, "text": "|delta| = 0.152 ***", "x": 1.5, "y": 1.095}, {"font": {"size": 15}, "showarrow": false, "text": "|delta| = 0.101 ***", "x": 2, "y": 1.495}, {"font": {"size": 15}, "showarrow": false, "text": "|delta| = 0.088 ***", "x": 2.5, "y": 1.895}, {"font": {"size": 15}, "showarrow": false, "text": "|delta| < 0.05 ns", "x": 3.5, "y": 2.195}], "autosize": true, "font": {"size": 22}, "legend": {"font": {"size": 24}, "title": {"text": ""}}, "shapes": [{"line": {"color": "RoyalBlue", "width": 3}, "type": "line", "x0": 0, "x1": 3, "y0": 1, "y1": 1}, {"line": {"color": "RoyalBlue", "width": 3}, "type": "line", "x0": 0, "x1": 0, "y0": 1, "y1": 0.9}, {"line": {"color": "RoyalBlue", "width": 3}, "type": "line", "x0": 3, "x1": 3, "y0": 1, "y1": 0.9}, {"line": {"color": "RoyalBlue", "width": 3}, "type": "line", "x0": 1, "x1": 3, "y0": 1.4, "y1": 1.4}, {"line": {"color": "RoyalBlue", "width": 3}, "type": "line", "x0": 1, "x1": 1, "y0": 1.4, "y1": 1.3}, {"line": {"color": "RoyalBlue", "width": 3}, "type": "line", "x0": 3, "x1": 3, "y0": 1.4, "y1": 1.3}, {"line": {"color": "RoyalBlue", "width": 3}, "type": "line", "x0": 2, "x1": 3, "y0": 1.8, "y1": 1.8}, {"line": {"color": "RoyalBlue", "width": 3}, "type": "line", "x0": 2, "x1": 2, "y0": 1.8, "y1": 1.7}, {"line": {"color": "RoyalBlue", "width": 3}, "type": "line", "x0": 3, "x1": 3, "y0": 1.8, "y1": 1.7}, {"line": {"color": "RoyalBlue", "width": 3}, "type": "line", "x0": 3, "x1": 4, "y0": 2.1, "y1": 2.1}, {"line": {"color": "RoyalBlue", "width": 3}, "type": "line", "x0": 3, "x1": 3, "y0": 2.1, "y1": 2}, {"line": {"color": "RoyalBlue", "width": 3}, "type": "line", "x0": 4, "x1": 4, "y0": 2.1, "y1": 2}], "title": {"text": "PARP9|DTX3L cg00959259"}, "xaxis": {"autorange": true, "range": [-0.5, 4.5], "type": "category"}, "yaxis": {"autorange": false, "range": [0, 2.5], "title": {"text": "Methylation level [beta-value]"}, "type": "linear"}}}

### Figure 4 — Plotly figure (JSON) as saved in the notebook; plotly's stock layout.template omitted (floating-point values rounded to 4 significant figures; data arrays with more than 128 entries replaced by an {"elided": "..."} marker saying what was removed)
{"data": [{"boxmean": true, "marker": {"size": 10}, "name": "COVID-19 USA", "type": "box", "x": ["COVID-19 USA", "COVID-19 USA", "COVID-19 USA", "COVID-19 USA", "COVID-19 USA", "COVID-19 USA", "COVID-19 USA", "COVID-19 USA", "COVID-19 USA", "COVID-19 USA", "COVID-19 USA", "COVID-19 USA", "COVID-19 USA", "COVID-19 USA", "COVID-19 USA", "COVID-19 USA", "COVID-19 USA", "COVID-19 USA", "COVID-19 USA", "COVID-19 USA", "COVID-19 USA", "COVID-19 USA", "COVID-19 USA", "COVID-19 USA", "COVID-19 USA", "COVID-19 USA", "COVID-19 USA", "COVID-19 USA", "COVID-19 USA", "COVID-19 USA", "COVID-19 USA", "COVID-19 USA", "COVID-19 USA", "COVID-19 USA", "COVID-19 USA", "COVID-19 USA", "COVID-19 USA", "COVID-19 USA", "COVID-19 USA", "COVID-19 USA", "COVID-19 USA", "COVID-19 USA", "COVID-19 USA", "COVID-19 USA", "COVID-19 USA", "COVID-19 USA", "COVID-19 USA", "COVID-19 USA", "COVID-19 USA", "COVID-19 USA", "COVID-19 USA", "COVID-19 USA", "COVID-19 USA", "COVID-19 USA", "COVID-19 USA", "COVID-19 USA", "COVID-19 USA", "COVID-19 USA", "COVID-19 USA", "COVID-19 USA", "COVID-19 USA", "COVID-19 USA", "COVID-19 USA", "COVID-19 USA", "COVID-19 USA", "COVID-19 USA", "COVID-19 USA", "COVID-19 USA", "COVID-19 USA", "COVID-19 USA", "COVID-19 USA", "COVID-19 USA", "COVID-19 USA", "COVID-19 USA", "COVID-19 USA", "COVID-19 USA", "COVID-19 USA", "COVID-19 USA", "COVID-19 USA", "COVID-19 USA", "COVID-19 USA", "COVID-19 USA", "COVID-19 USA", "COVID-19 USA", "COVID-19 USA", "COVID-19 USA", "COVID-19 USA", "COVID-19 USA", "COVID-19 USA", "COVID-19 USA", "COVID-19 USA", "COVID-19 USA", "COVID-19 USA", "COVID-19 USA", "COVID-19 USA", "COVID-19 USA", "COVID-19 USA", "COVID-19 USA", "COVID-19 USA", "COVID-19 USA", "COVID-19 USA", "COVID-19 USA"], "y": [0.6578, 0.542, 0.5029, 0.6544, 0.5287, 0.365, 0.5665, 0.4777, 0.472, 0.6358, 0.6897, 0.5561, 0.3348, 0.5082, 0.6484, 0.4395, 0.4413, 0.55, 0.5435, 0.5604, 0.6542, 0.4293, 0.4494, 0.513, 0.5043, 0.5618, 0.5789, 0.5263, 0.4939, 0.5773, 0.4849, 0.4488, 0.4487, 0.6559, 0.365, 0.5875, 0.5797, 0.616, 0.7944, 0.5598, 0.5808, 0.4902, 0.4368, 0.4952, 0.5505, 0.6051, 0.4954, 0.5688, 0.7715, 0.5741, 0.6044, 0.4917, 0.5726, 0.5182, 0.5039, 0.5447, 0.4018, 0.4803, 0.6114, 0.512, 0.4858, 0.492, 0.3973, 0.5551, 0.5378, 0.6545, 0.5298, 0.5564, 0.4694, 0.5893, 0.4921, 0.5329, 0.467, 0.4759, 0.5599, 0.5018, 0.4448, 0.6582, 0.5736, 0.5656, 0.6078, 0.4893, 0.6175, 0.6789, 0.5536, 0.5901, 0.4123, 0.5909, 0.597, 0.5209, 0.4228, 0.4773, 0.5684, 0.5274, 0.6125, 0.5123, 0.7035, 0.5161, 0.497, 0.4981, 0.4529, 0.5468]}, {"boxmean": true, "marker": {"size": 10}, "name": "COVID-19 PL", "type": "box", "x": ["COVID-19 PL", "COVID-19 PL", "COVID-19 PL", "COVID-19 PL", "COVID-19 PL", "COVID-19 PL", "COVID-19 PL", "COVID-19 PL", "COVID-19 PL", "COVID-19 PL", "COVID-19 PL", "COVID-19 PL", "COVID-19 PL", "COVID-19 PL", "COVID-19 PL", "COVID-19 PL", "COVID-19 PL", "COVID-19 PL", "COVID-19 PL", "COVID-19 PL", "COVID-19 PL", "COVID-19 PL", "COVID-19 PL", "COVID-19 PL", "COVID-19 PL", "COVID-19 PL", "COVID-19 PL", "COVID-19 PL", "COVID-19 PL", "COVID-19 PL", "COVID-19 PL", "COVID-19 PL"], "y": [0.6814, 0.5453, 0.7692, 0.5913, 0.5956, 0.5, 0.4759, 0.7753, 0.7097, 0.6309, 0.6075, 0.6447, 0.4634, 0.6661, 0.7487, 0.4334, 0.684, 0.623, 0.6514, 0.4843, 0.5903, 0.6628, 0.6186, 0.6396, 0.7833, 0.4905, 0.6488, 0.6375, 0.4926, 0.162, 0.5333, 0.6361]}, {"boxmean": true, "marker": {"size": 10}, "name": "COVID-19 Spain", "type": "box", "x": {"elided": "407 str values"}, "y": {"elided": "407 float values"}}, {"boxmean": true, "marker": {"size": 10}, "name": "Healthy", "type": "box", "x": ["Healthy", "Healthy", "Healthy", "Healthy", "Healthy", "Healthy", "Healthy", "Healthy", "Healthy", "Healthy", "Healthy", "Healthy", "Healthy", "Healthy", "Healthy", "Healthy", "Healthy", "Healthy", "Healthy", "Healthy", "Healthy", "Healthy", "Healthy", "Healthy", "Healthy", "Healthy", "Healthy", "Healthy", "Healthy", "Healthy", "Healthy", "Healthy", "Healthy", "Healthy", "Healthy", "Healthy", "Healthy", "Healthy", "Healthy", "Healthy", "Healthy", "Healthy", "Healthy", "Healthy", "Healthy", "Healthy", "Healthy", "Healthy", "Healthy", "Healthy", "Healthy", "Healthy", "Healthy", "Healthy", "Healthy", "Healthy", "Healthy", "Healthy", "Healthy", "Healthy", "Healthy", "Healthy", "Healthy", "Healthy", "Healthy", "Healthy", "Healthy", "Healthy", "Healthy", "Healthy", "Healthy", "Healthy", "Healthy", "Healthy", "Healthy", "Healthy", "Healthy", "Healthy", "Healthy", "Healthy", "Healthy", "Healthy", "Healthy"], "y": [0.6028, 0.6938, 0.5821, 0.709, 0.7312, 0.7233, 0.7033, 0.6571, 0.6882, 0.5956, 0.7767, 0.8261, 0.6709, 0.704, 0.6842, 0.6976, 0.6589, 0.6869, 0.7692, 0.6545, 0.7075, 0.6454, 0.6212, 0.7585, 0.6165, 0.7282, 0.8022, 0.5652, 0.7623, 0.6877, 0.7145, 0.7138, 0.6458, 0.7213, 0.7129, 0.731, 0.5438, 0.6401, 0.7685, 0.6406, 0.6479, 0.6778, 0.6937, 0.6333, 0.7587, 0.6595, 0.7728, 0.7535, 0.6108, 0.5521, 0.7592, 0.67, 0.6573, 0.6586, 0.603, 0.6628, 0.6603, 0.7536, 0.5727, 0.667, 0.6225, 0.7411, 0.6294, 0.7185, 0.6609, 0.7251, 0.4906, 0.7529, 0.7206, 0.754, 0.7214, 0.7054, 0.6756, 0.6306, 0.6336, 0.7324, 0.6476, 0.6283, 0.7351, 0.5993, 0.6574, 0.6082, 0.6527]}, {"boxmean": true, "marker": {"size": 10}, "name": "non-COVID-19 USA", "type": "box", "x": ["Non-COVID-19 USA", "Non-COVID-19 USA", "Non-COVID-19 USA", "Non-COVID-19 USA", "Non-COVID-19 USA", "Non-COVID-19 USA", "Non-COVID-19 USA", "Non-COVID-19 USA", "Non-COVID-19 USA", "Non-COVID-19 USA", "Non-COVID-19 USA", "Non-COVID-19 USA", "Non-COVID-19 USA", "Non-COVID-19 USA", "Non-COVID-19 USA", "Non-COVID-19 USA", "Non-COVID-19 USA", "Non-COVID-19 USA", "Non-COVID-19 USA", "Non-COVID-19 USA", "Non-COVID-19 USA", "Non-COVID-19 USA", "Non-COVID-19 USA", "Non-COVID-19 USA", "Non-COVID-19 USA", "Non-COVID-19 USA"], "y": [0.3738, 0.7227, 0.4717, 0.7487, 0.6506, 0.6246, 0.5577, 0.7559, 0.6787, 0.7374, 0.7408, 0.7341, 0.6268, 0.7511, 0.7247, 0.599, 0.7227, 0.4635, 0.6493, 0.6724, 0.7506, 0.6749, 0.7718, 0.7427, 0.7051, 0.7391]}], "layout": {"annotations": [{"font": {"size": 15}, "showarrow": false, "text": "|delta| = 0.142 ***", "x": 1.5, "y": 1.095}, {"font": {"size": 15}, "showarrow": false, "text": "|delta| = 0.08 ***", "x": 2, "y": 1.495}, {"font": {"size": 15}, "showarrow": false, "text": "|delta| = 0.075 ***", "x": 2.5, "y": 1.895}, {"font": {"size": 15}, "showarrow": false, "text": "|delta| < 0.05 ns", "x": 3.5, "y": 2.195}], "autosize": true, "font": {"size": 22}, "legend": {"font": {"size": 24}, "title": {"text": ""}}, "shapes": [{"line": {"color": "RoyalBlue", "width": 3}, "type": "line", "x0": 0, "x1": 3, "y0": 1, "y1": 1}, {"line": {"color": "RoyalBlue", "width": 3}, "type": "line", "x0": 0, "x1": 0, "y0": 1, "y1": 0.9}, {"line": {"color": "RoyalBlue", "width": 3}, "type": "line", "x0": 3, "x1": 3, "y0": 1, "y1": 0.9}, {"line": {"color": "RoyalBlue", "width": 3}, "type": "line", "x0": 1, "x1": 3, "y0": 1.4, "y1": 1.4}, {"line": {"color": "RoyalBlue", "width": 3}, "type": "line", "x0": 1, "x1": 1, "y0": 1.4, "y1": 1.3}, {"line": {"color": "RoyalBlue", "width": 3}, "type": "line", "x0": 3, "x1": 3, "y0": 1.4, "y1": 1.3}, {"line": {"color": "RoyalBlue", "width": 3}, "type": "line", "x0": 2, "x1": 3, "y0": 1.8, "y1": 1.8}, {"line": {"color": "RoyalBlue", "width": 3}, "type": "line", "x0": 2, "x1": 2, "y0": 1.8, "y1": 1.7}, {"line": {"color": "RoyalBlue", "width": 3}, "type": "line", "x0": 3, "x1": 3, "y0": 1.8, "y1": 1.7}, {"line": {"color": "RoyalBlue", "width": 3}, "type": "line", "x0": 3, "x1": 4, "y0": 2.1, "y1": 2.1}, {"line": {"color": "RoyalBlue", "width": 3}, "type": "line", "x0": 3, "x1": 3, "y0": 2.1, "y1": 2}, {"line": {"color": "RoyalBlue", "width": 3}, "type": "line", "x0": 4, "x1": 4, "y0": 2.1, "y1": 2}], "title": {"text": "PARP9|DTX3L cg07815522"}, "xaxis": {"autorange": true, "range": [-0.5, 4.5], "type": "category"}, "yaxis": {"autorange": false, "range": [0, 2.5], "title": {"text": "Methylation level [beta-value]"}, "type": "linear"}}}
